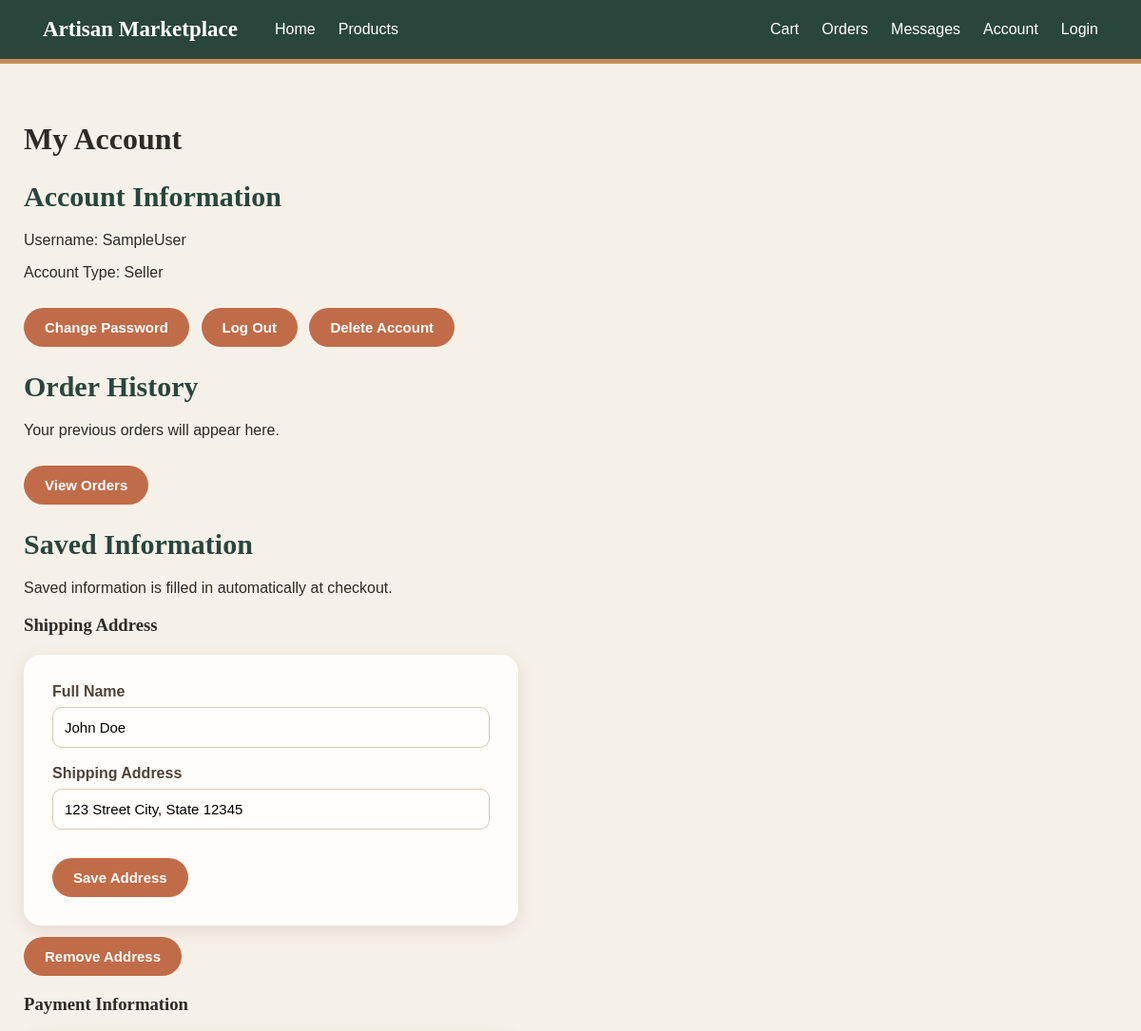
/account (upper part), run on an earlier commit of the app's database.
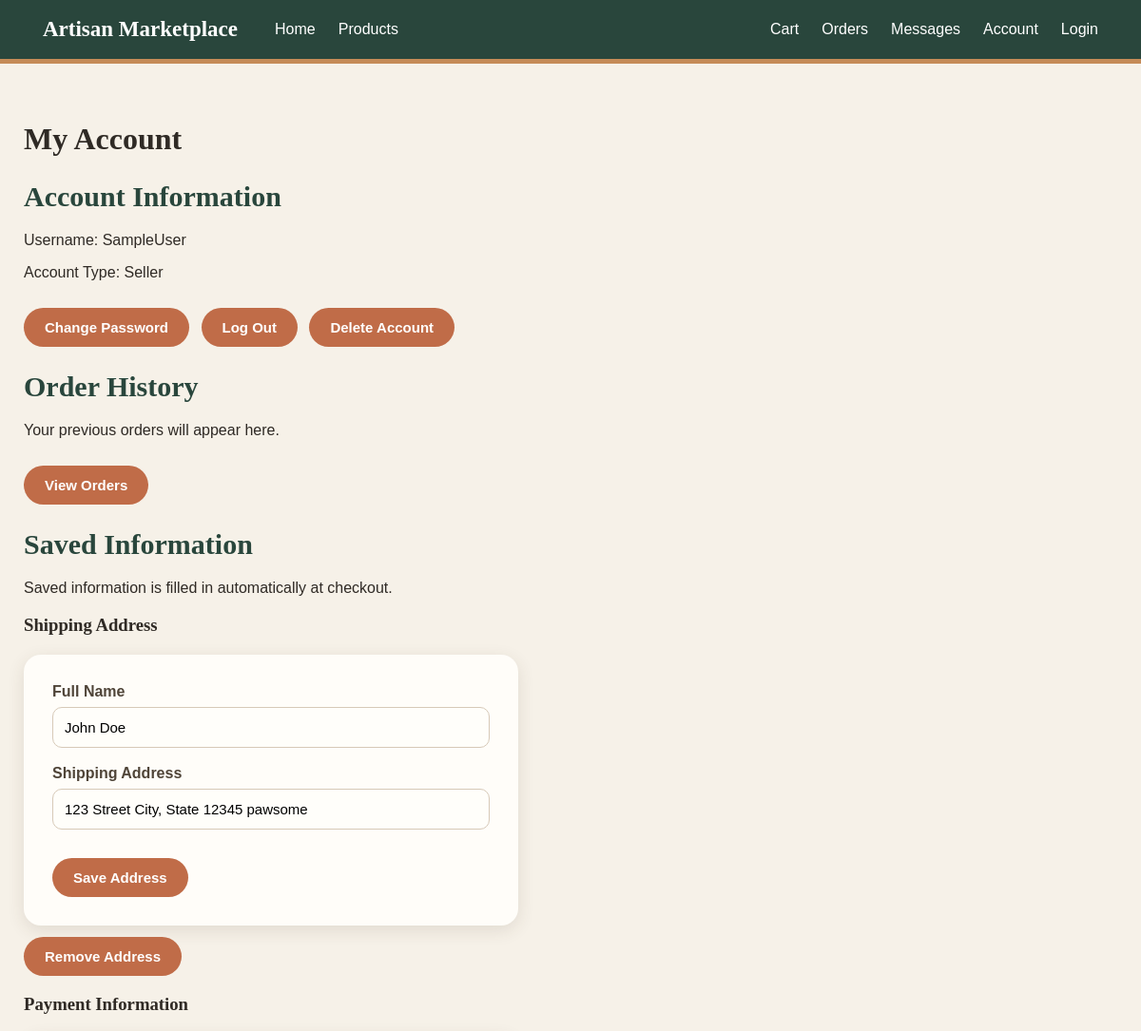
And on a later commit of the database.
### tables this page shows
CREATE TABLE saved_shipping (
            user_id INTEGER PRIMARY KEY,
            full_name TEXT NOT NULL,
            address TEXT NOT NULL
        );

### app.py (the view)
@app.route("/account")
def account():
    user_id = session.get('user_id', 1)
    return render_template(
        "account.html",
        shipping=get_shipping_address(user_id),
        payment=get_payment_info(user_id)
    )

### database.py (called while the page is built)
def get_shipping_address(user_id):
    conn = sqlite3.connect(DB_PATH)
    cursor = conn.cursor()
    cursor.execute('SELECT full_name, address FROM saved_shipping WHERE user_id = ?', (user_id,))
    row = cursor.fetchone()
    conn.close()
    return {"full_name": row[0], "address": row[1]} if row else None

def get_payment_info(user_id):
    conn = sqlite3.connect(DB_PATH)
    cursor = conn.cursor()
    cursor.execute('SELECT card_number, expiration FROM saved_payment WHERE user_id = ?', (user_id,))
    row = cursor.fetchone()
    conn.close()
    return {"card_number": row[0], "expiration": row[1]} if row else None

### templates/account.html (shortened to what this page needs)
{% extends "base.html" %}
{% block content %}
<h1>My Account</h1>
<section>
    <h2>Account Information</h2>
    <p>Username: SampleUser</p>
    <p>Account Type: Seller</p>
    <a href="#"><button>Change Password</button></a>
    <a href="#"><button>Log Out</button></a>
    <a href="#"><button>Delete Account</button></a>
</section>
<section>
    <h2>Order History</h2>
    <p>Your previous orders will appear here.</p>
    <a href="#"><button>View Orders</button></a>
</section>
<section>
    <h2>Saved Information</h2>
    <p>Saved information is filled in automatically at checkout.</p>
    <h3>Shipping Address</h3>
    <form method="POST" action="/account/shipping">
        <div>
            <label for="name">Full Name</label>
            <input type="text" id="name" name="name"
                   value="{{ shipping.full_name if shipping }}" required>
        </div>
        <div>
            <label for="address">Shipping Address</label>
            <input type="text" id="address" name="address"
                   value="{{ shipping.address if shipping }}" required>
        </div>
        <button type="submit">Save Address</button>
    </form>
    {% if shipping %}
    <form method="POST" action="/account/shipping/remove" class="remove-saved">
        <button type="submit">Remove Address</button>
    </form>
    {% endif %}
    <h3>Payment Information</h3>
</section>
{% endblock %}

What changed in the data, as far as the page shows it:
changed saved_shipping "John Doe": address "123 Street City, State 12345" → "123 Street City, State 12345 pawsome"
